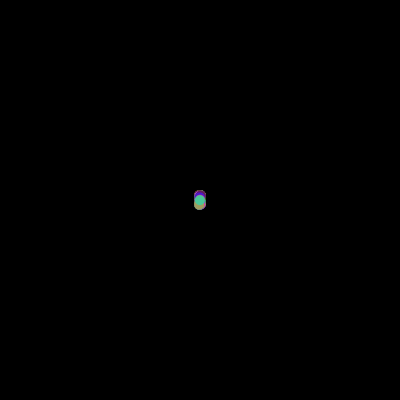
Frame 1 (no input)
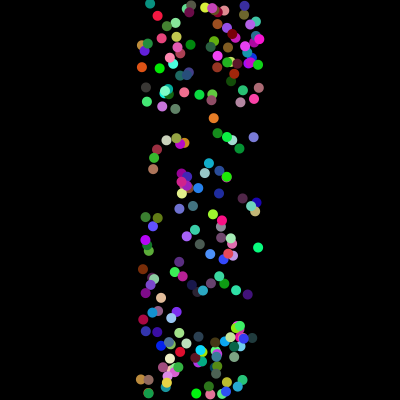
Frame 60 (the mouse pressed at the canvas centre just before this capture)
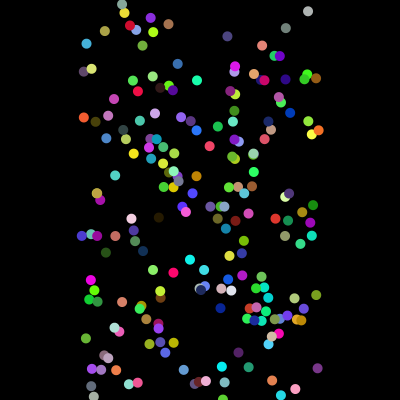
Frame 120 (the mouse held since frame 60 and released just before this capture)

The Processing sketch that drew these frames (run headless with seeded random() and noise(); from frame 60 on, the mouse is pressed at the canvas centre):

// Processing sketch: processing_167098
// ── processing_167098.pde


Ball[] myBall = new Ball[200];

void setup() {
  size(400, 400);
  smooth();

  for (int i=0; i<myBall.length; i++) {
    myBall[i] = new Ball(200, 200, 10);
  }
}

void draw() {

  background(0);

  for (int i=0; i<myBall.length; i++) {

    myBall[i].update();
    myBall[i].collisions();
    myBall[i].drawBall();
    
    
  }
}





class Ball {

  float x;
  float y;
  float xSpeed;
  float ySpeed;

  float circleSize;

  Ball(float xpos, float ypos, float csize) {
    x = xpos;
    y = ypos;
    circleSize = csize;

    xSpeed = random(-1, 1);
    ySpeed = random(-5, 5);
  }

  void update() {
    x += xSpeed;
    y += ySpeed;
  }

  void collisions() {

    float r = circleSize/2;

    if ( (x<r) || (x>width-r)) {
      xSpeed = -xSpeed;
    } 

    if ( (y<r) || (y>height-r)) {
      ySpeed = -ySpeed;
    }
  }

  void drawBall() {

    fill(random(0, 255), random(0, 255), random(0, 255));
    noStroke();
    ellipse(x, y, circleSize, circleSize);
  }
  
  
}
